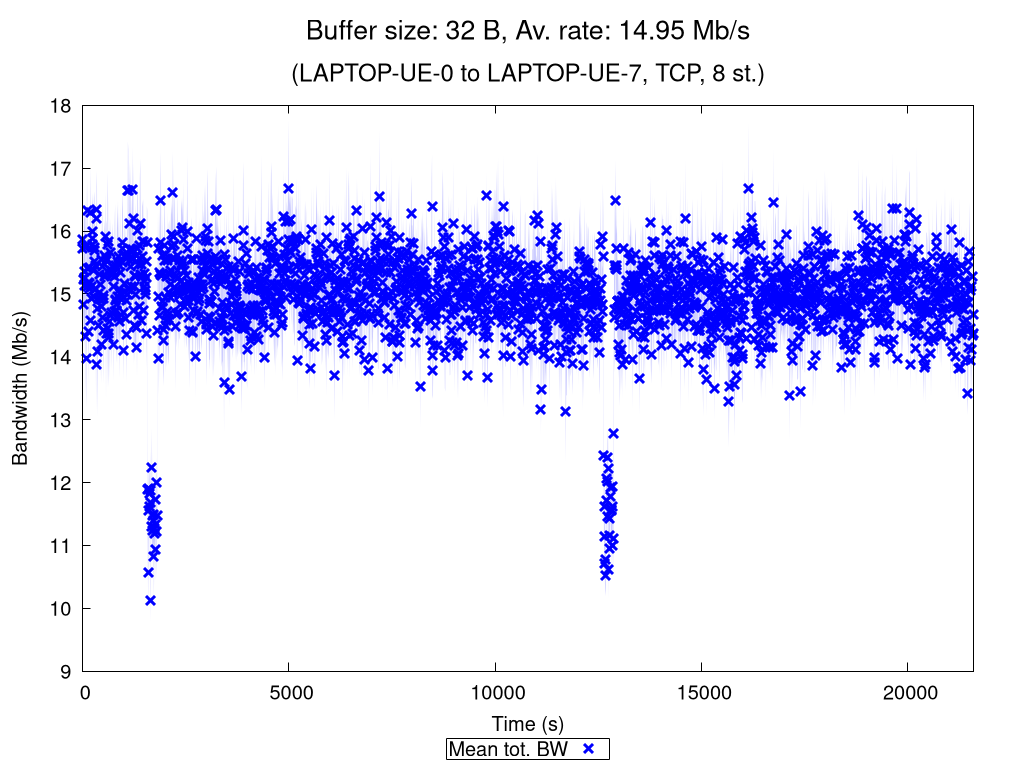

Write gnuplot code to recreate this figure.
set terminal pngcairo nocrop enhanced size 1024,768 font "Verdana,15"
set output "TCP_8_st_2020_10_29_09-52-50_one2two_00032B.png"

set title "{/=20 Buffer size: 32 B, Av. rate: 14.95 Mb/s}\n\n{/=18 (LAPTOP-UE-0 to LAPTOP-UE-7, TCP, 8 st.)}"

set xlabel "Time (s)"
set ylabel "Bandwidth (Mb/s)"
set ytics nomirror
set key bmargin center horizontal box samplen 1 width -1
set bmargin 4.6
set rmargin 4.5

rf = 1000000.0  # rate factor
set style fill transparent solid 0.2 noborder
set autoscale xfix
plot "TCP_8_st_2020_10_29_09-52-50_one2two_00032B_iperf_processed.dat" using 1:($2/rf-$3/rf):($2/rf+$3/rf) with filledcurves lc rgb "blue" notitle, \
     "" using 1:($2/rf) with points pt 2 ps 1.5 lw 3 lc rgb "blue" title "Mean tot. BW", \
